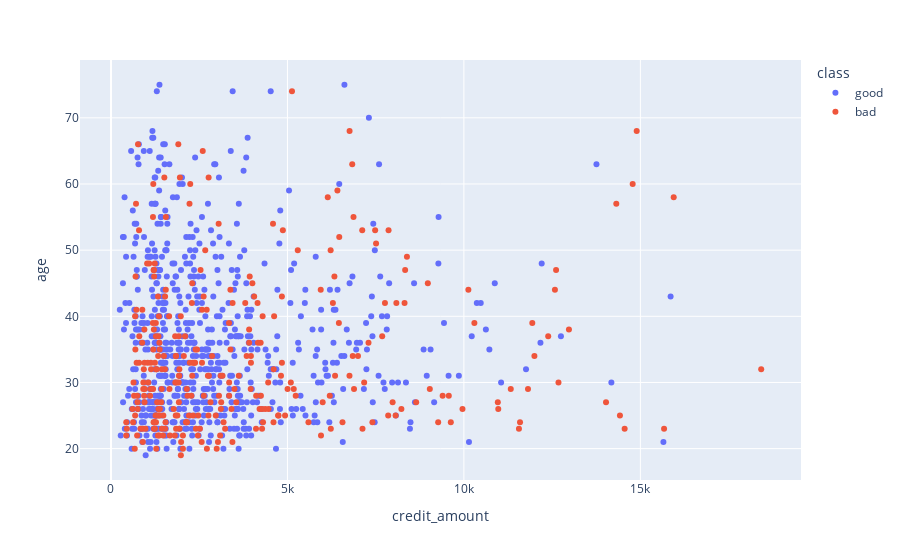

Write notebook code for a chart like this one.
### Markdown cell above
# Section 3: Data Visualization

### Code cell
#there appears to be a relationship betwee the following pairs of data:
# amount vs duration
# existing_credits vs duration
# existing_credits vs amount
# age vs amount


# let's do some plots, using the good/bad credit as the color attribute when possible
px.scatter(df, x="credit_amount", y="age", color="class")

### Figure 1 — Plotly figure (JSON) as saved in the notebook; plotly's stock layout.template omitted (floating-point values rounded to 4 significant figures; data arrays with more than 128 entries replaced by an {"elided": "..."} marker saying what was removed)
{"data": [{"hovertemplate": "class=good<br>credit_amount=%{x}<br>age=%{y}<extra></extra>", "legendgroup": "good", "marker": {"color": "#636efa", "symbol": "circle"}, "mode": "markers", "name": "good", "orientation": "v", "showlegend": true, "type": "scatter", "x": {"elided": "700 int values"}, "xaxis": "x", "y": {"elided": "700 int values"}, "yaxis": "y"}, {"hovertemplate": "class=bad<br>credit_amount=%{x}<br>age=%{y}<extra></extra>", "legendgroup": "bad", "marker": {"color": "#EF553B", "symbol": "circle"}, "mode": "markers", "name": "bad", "orientation": "v", "showlegend": true, "type": "scatter", "x": {"elided": "300 int values"}, "xaxis": "x", "y": {"elided": "300 int values"}, "yaxis": "y"}], "layout": {"legend": {"title": {"text": "class"}, "tracegroupgap": 0}, "margin": {"t": 60}, "xaxis": {"anchor": "y", "domain": [0, 1], "title": {"text": "credit_amount"}}, "yaxis": {"anchor": "x", "domain": [0, 1], "title": {"text": "age"}}}}
